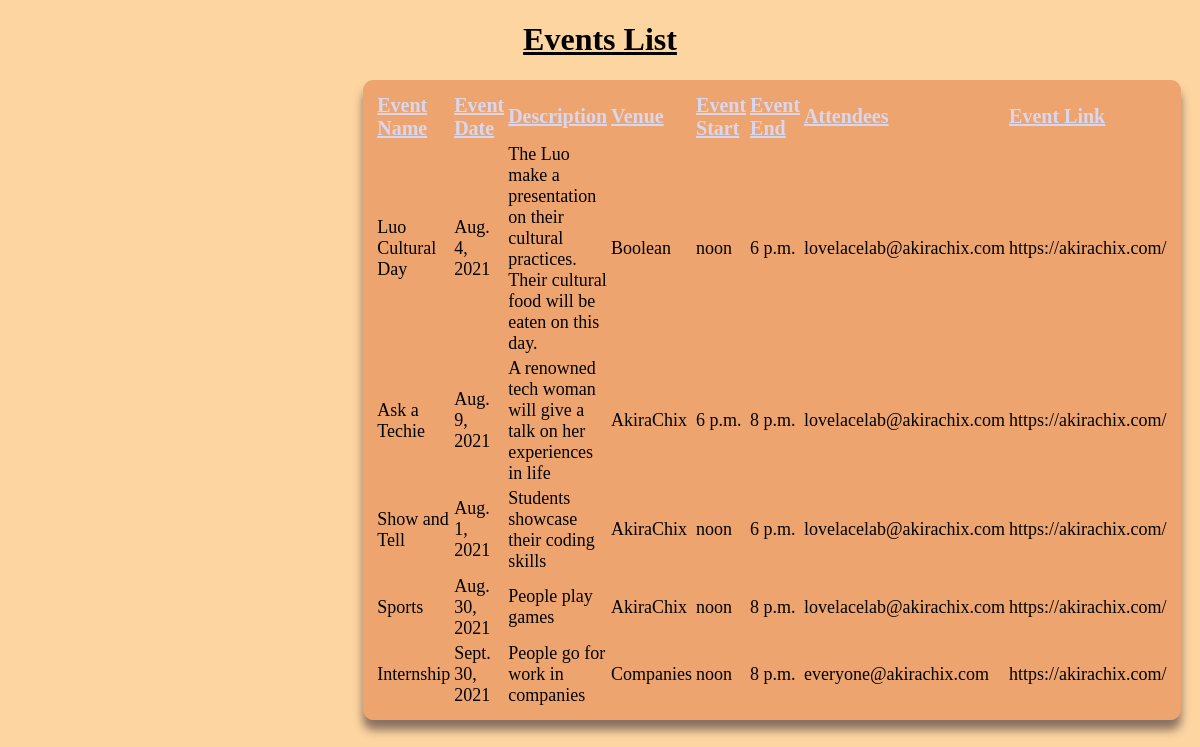
/event/list/, run on the app's committed database.
### event/models.py (models this page shows)
class Event(models.Model):
    event_name = models.CharField(max_length=30)
    event_date = models.DateField()
    description = models.TextField()
    venue = models.CharField(max_length=10)
    event_start= models.TimeField()
    event_end = models.TimeField()
    attendees = models.EmailField()
    event_link = models.URLField()

### event/views.py (the view)
# urls.py: path("list/",event_list,name="list"),
def event_list(request):
    events = Event.objects.all()
    return render(request,"event_list.html",{"events":events})

### event/templates/event_list.html (shortened to what this page needs)
<!DOCTYPE html>
<html lang="en">
<head>
</head>
<body>
    <h1>Events List</h1>
    <table>
        <tr>
            <th>Event Name</th>
            <th>Event Date</th>
            <th>Description</th>
            <th>Venue</th>
            <th>Event Start</th>
            <th>Event End</th>
            <th>Attendees</th>
            <th>Event Link</th>
        </tr>
        {% for event in events %}
        <tr>
            <td>{{event.event_name}}</td>
                <td>{{event.event_date}}</td>
                <td>{{event.description}}</td>
                <td>{{event.venue}}</td>
                <td>{{event.event_start}}</td>
                <td>{{event.event_end}}</td>
                <td>{{event.attendees}}</td>
                <td>{{event.event_link}}</td>
        </tr>
        {%endfor%}
    </table>
</body>
</html>

### event/templates/event_list.html (style rules this page uses)
body { background-color: rgb(253, 213, 161); }
h1 { text-align: center; text-decoration: underline; }
table { width: 40%; border: 1px groove rgb(238, 164, 111); text-align: left; height: 400px; margin-left: 30%; padding: 10px; font-size: 18px; background-color: rgb(238, 164, 111); box-shadow: 0px 10px 10px rgb(138, 113, 96); border-radius: 10px; }
tr th { text-decoration: underline; color: rgb(215, 215, 240); font-size: 20px; }

### data on the page
Event: event_name "Luo Cultural Day", event_date "Aug. 4, 2021", description "The Luo make a presentation on their cultural practices. Their cultural food will be eaten on this day.", venue "Boolean", event_start "noon", event_end "6 p.m.", attendees "lovelacelab@akirachix.com", event_link "https://akirachix.com/"
Event: event_name "Ask a Techie", event_date "Aug. 9, 2021", description "A renowned tech woman will give a talk on her experiences in life", venue "AkiraChix", event_start "6 p.m.", event_end "8 p.m.", attendees "lovelacelab@akirachix.com", event_link "https://akirachix.com/"
Event: event_name "Show and Tell", event_date "Aug. 1, 2021", description "Students showcase their coding skills", venue "AkiraChix", event_start "noon", event_end "6 p.m.", attendees "lovelacelab@akirachix.com", event_link "https://akirachix.com/"
Event: event_name "Sports", event_date "Aug. 30, 2021", description "People play games", venue "AkiraChix", event_start "noon", event_end "8 p.m.", attendees "lovelacelab@akirachix.com", event_link "https://akirachix.com/"
Event: event_name "Internship", event_date "Sept. 30, 2021", description "People go for work in companies", venue "Companies", event_start "noon", event_end "8 p.m.", attendees "everyone@akirachix.com", event_link "https://akirachix.com/"
